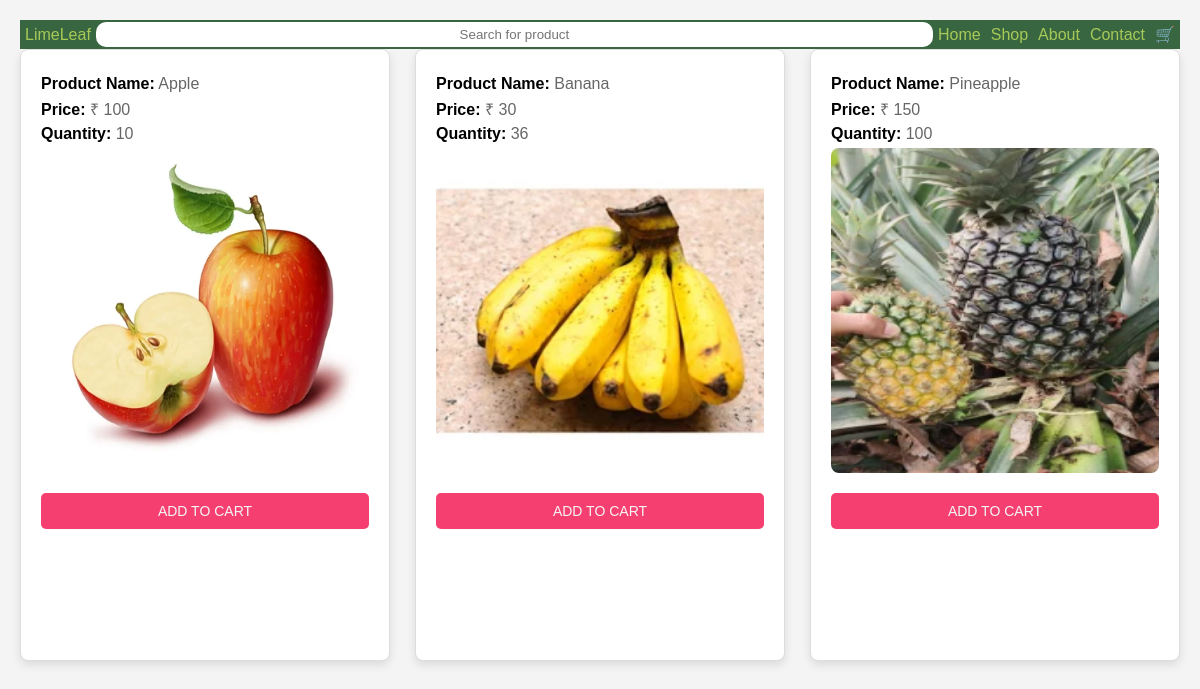
The page /Fruits.php on the database its author committed.
### tables this page shows
CREATE TABLE `products` (
  `ProductID` int(3) NOT NULL,
  `ProductName` varchar(255) DEFAULT NULL,
  `Price` decimal(8,0) DEFAULT NULL,
  `Quantity` int(10) DEFAULT NULL,
  `Image` varchar(255) NOT NULL
);

### Fruits.php (the view, shortened to what this page needs)
<?php
require_once "./connection.php";
include"navbar.php";
$query = "
  SELECT p.ProductID, p.ProductName, p.Price, p.Quantity, p.Image
FROM products p
JOIN product_category pc ON p.ProductID = pc.ProductID
JOIN category c ON pc.CategoryID = c.CategoryID
WHERE c.CategoryName = 'Fruits';
";
$result = mysqli_query($con, $query);
if ($result) {
    if (mysqli_num_rows($result) > 0)
    {
        echo "<div class='product-container'>";
        while ($row = mysqli_fetch_assoc($result)) {
            echo "<div class='product'>";
            echo "<p><strong>Product Name:</strong> " . $row['ProductName'] . "</p>";
            echo "<p><strong>Price:</strong> ₹ " . $row['Price'] . " </p>";
             echo "<p><strong>Quantity:</strong> " . $row['Quantity'] . "</p>";
            echo "<p><img src='./Images/" . $row['Image']. "' alt='" . $row['ProductName'] . "'></p>";
            echo "<button id='addToCart' ><a href='addToCart.php?id=".$row['ProductID']. "'>ADD TO CART</a></button>";
            echo "</div>";
        }
        echo "</div>";
    } else {
        echo "<p>No products found.</p>";
    }
} else {
    echo "Error: " . mysqli_error($con);
}
?>
<!DOCTYPE html>
<head>
    <link rel="stylesheet" href="./style/category.css">
</head>
<body>
</body>
</html>

### style/navbar.css (style rules this page uses)
body { margin: 0; }

### style/category.css (style rules this page uses)
body { background-color: #f4f4f4; font-family: Arial, sans-serif; margin: 0; padding: 20px; }
.product-container { display: flex; flex-wrap: wrap; justify-content: space-between; gap: 20px; }
.product { background-color: white; border: 1px solid #ddd; border-radius: 8px; padding: 20px; width: calc(30% - 20px); box-shadow: 0 4px 10px rgba(0, 0, 0, 0.1); transition: transform 0.3s ease, box-shadow 0.3s ease; }
.product img { width: 100%; height: calc(50% + 40px) ; border-radius: 8px; margin-bottom: 15px; }
p { margin: 5px 0; color: #666; }
strong { color: #000; font-weight: bold; }
#addToCart { background-color: #f43f70; padding: 10px 20px; border: none; border-radius: 5px; cursor: pointer; font-size: 14px; width: 100%; box-sizing: border-box; }
#addToCart a { color: whitesmoke; text-decoration: none; }

### rows shown on the page
products: ProductName "Apple", Price "100", Quantity "10", Image+ProductName (picture)
products: ProductName "Banana", Price "30", Quantity "36", Image+ProductName (picture)
products: ProductName "Pineapple", Price "150", Quantity "100", Image+ProductName (picture)
